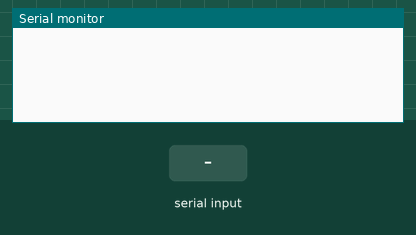
Simulated run of this sketch. Board: Arduino Uno, built with avr-gcc and run on an emulated ATmega328P. On the bench: the last lines printed to the serial monitor. Inputs (shaded band) come from the test bench.

Above: at 2.8 s.
2.9 s: "1" received over the second serial link
At 4.0 s:
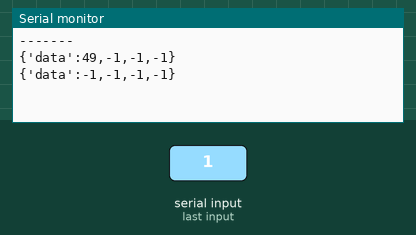
4.6 s: "0" received over the second serial link
At 5.9 s:
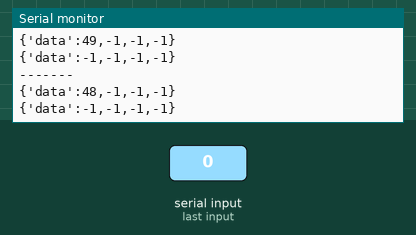
6.1 s: "2" received over the second serial link
At 6.52 s:
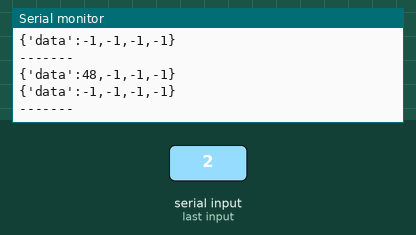
Timing chart, 0 to 9.1 s (numbered marks = the images above; inputs shaded):
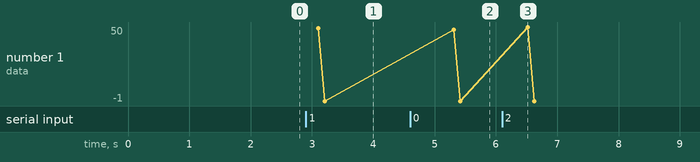

The sketch:

ReadData.ino
```cpp
#include <SoftwareSerial.h>
#define BAUD 9600
#define INFO 0x01
#define SERIAL 0x02
#define READ 0x03
#define WRITE 0x04
#define STANDY 0x10
#define TX_PIN 2
#define RX_PIN 3
#define SHORT 100
#define LONG 1000
#define BUFFER 4
#define SPACE 1
#define MAX 32

char output[MAX];
SoftwareSerial rfid(TX_PIN, RX_PIN); // so the RFID can be read

void setup() {
  Serial.begin(BAUD);
  rfid.begin(BAUD);
}

void loop() {
  int temp[BUFFER];
  if (rfid.available()) {
    Serial.println("-------");
    rfid.write(0xAB); rfid.write(0x02); rfid.write(0x02);
    delay(SHORT);
    for (int i = 0; i < BUFFER; i++) {
      temp[i] = rfid.read();
    }
    sprintf(output, "{'data':%d,%d,%d,%d}", temp[0],temp[1],temp[2],temp[3]);
    Serial.println(output);

    rfid.write(0xAB);
    rfid.write(0x0A);
    rfid.write(0x03);
    rfid.write(byte(0));
    delay(SHORT);
    for (int i = 0; i < BUFFER; i++) {
      temp[i] = rfid.read();
    }
    sprintf(output, "{'data':%d,%d,%d,%d}", temp[0],temp[1],temp[2],temp[3]);
    Serial.println(output);
  }
  delay(LONG); // check for card every on interval
}
```

Measured:
- after the input at 2.9 s, the serial monitor: prints a new line after 0.10 s (image 1)
- after the input at 4.6 s, the serial monitor: prints a new line after 0.71 s (image 2)
